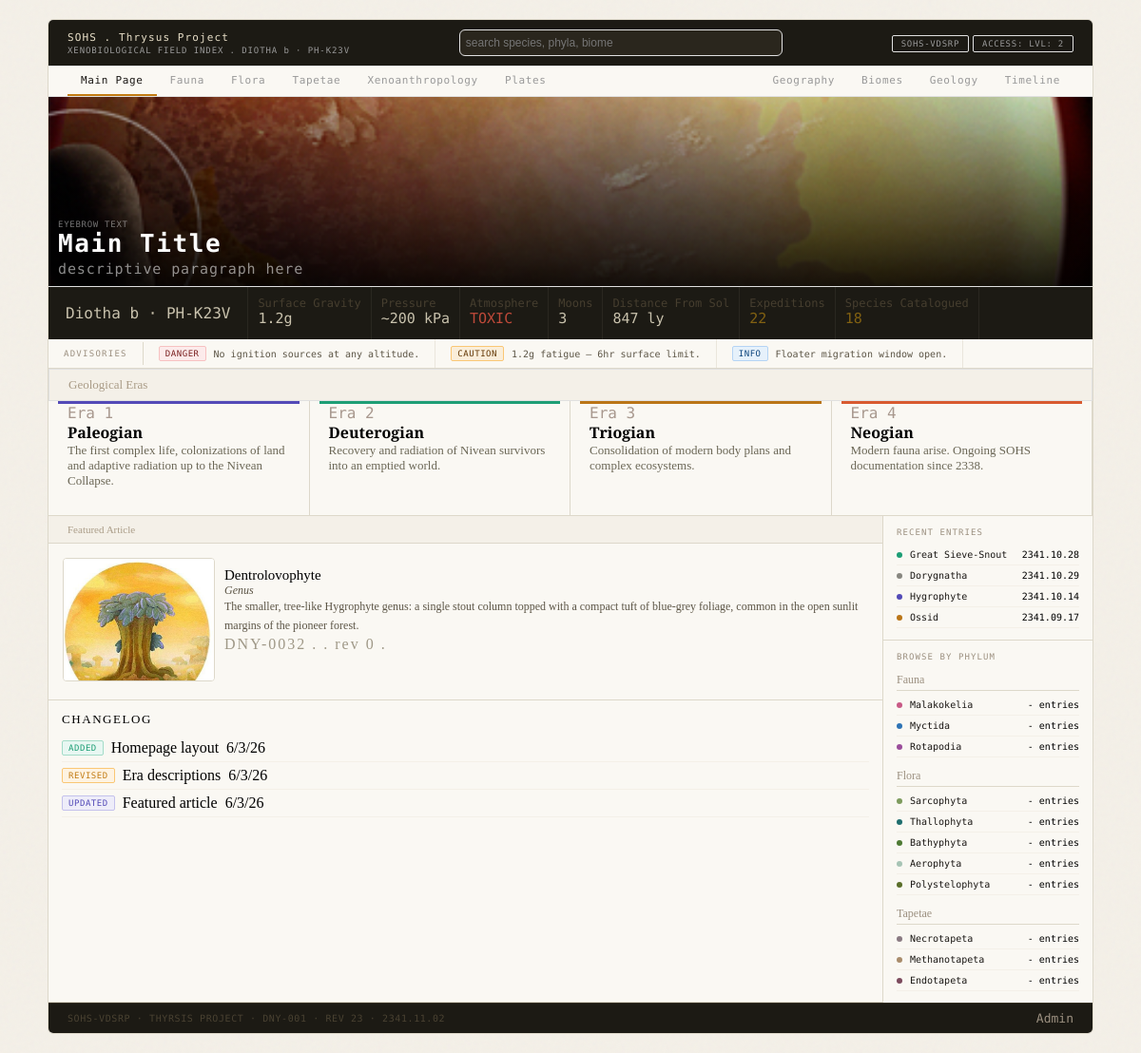
The page / on the database its author committed.
### tables this page shows
CREATE TABLE `geological_eras` (
  `id` int(11) NOT NULL AUTO_INCREMENT,
  `era_name` varchar(100) NOT NULL,
  `era_description` text DEFAULT NULL,
  `era_number` int(11) DEFAULT NULL,
  `colour_hex` varchar(7) DEFAULT NULL,
  PRIMARY KEY (`id`)
);

CREATE TABLE `taxa` (
  `id` int(11) NOT NULL AUTO_INCREMENT,
  `parent_taxon_id` int(11) DEFAULT NULL,
  `name` varchar(100) NOT NULL,
  `rank` varchar(55) DEFAULT NULL,
  `description` text DEFAULT NULL,
  `colour_hex` varchar(7) DEFAULT NULL,
  `body_plan` text DEFAULT NULL,
  `appearance` text DEFAULT NULL,
  `behaviour` text DEFAULT NULL,
  `habitat_and_distribution` text DEFAULT NULL,
  `evolutionary_history` text DEFAULT NULL,
  `status` enum('extant','extinct') DEFAULT 'extant',
  `first_described` date DEFAULT NULL,
  `lead` varchar(100) DEFAULT NULL,
  `last_edited` date DEFAULT NULL,
  `category` enum('fauna','flora','tapetae') DEFAULT 'fauna',
  `image` varchar(255) DEFAULT NULL,
  PRIMARY KEY (`id`),
  KEY `parent_taxon_id` (`parent_taxon_id`),
  CONSTRAINT `taxa_ibfk_1` FOREIGN KEY (`parent_taxon_id`) REFERENCES `taxa` (`id`)
);

### index.php (the view, shortened to what this page needs)
<?php
include 'header.php';
include 'db_config.php'; ?>
<div class="image-container">
    <img src="images/hero.png" alt="Image Desc">
    <div class="text-overlay">
        <p class="eyebrow">EYEBROW TEXT</p>
        <h1 class="big-tittle">Main Title</h1>
        <p class="description">descriptive paragraph here</p>
    </div>
</div>
<div class="quick-look">
    <div class="look-label">
        Diotha b · PH-K23V
    </div>
    <div class="quick-look-stat">
        <span class="stat-label">Surface Gravity</span>
        <span class="stat-value">1.2g</span>
    </div>
    <div class="quick-look-stat">
        <span class="stat-label">Pressure</span>
        <span class="stat-value">~200 kPa</span>
    </div>
    <div class="quick-look-stat">
        <span class="stat-label">Atmosphere</span>
        <span class="stat-value danger">TOXIC</span>
    </div>
    <div class="quick-look-stat">
        <span class="stat-label">Moons</span>
        <span class="stat-value">3</span>
    </div>
    <div class="quick-look-stat">
        <span class="stat-label">Distance From Sol</span>
        <span class="stat-value">847 ly</span>
    </div>
    <div class="quick-look-stat">
        <span class="stat-label">Expeditions</span>
        <span class="stat-value highlight">22</span>
    </div>
    <div class="quick-look-stat">
        <span class="stat-label">Species Catalogued</span>
        <span class="stat-value highlight">18</span>
    </div>
</div>
<div class="advisory-strip">
    <div class="advisory-strip-label">ADVISORIES</div>
    <div class="advisory-item">
        <div class="adv-badge adv-danger">DANGER</div>
        <span class="advisory-item-text">No ignition sources at any altitude.</span>
    </div>
    <div class="advisory-item">
        <div class="adv-badge adv-warn">CAUTION</div>
        <span class="advisory-item-text">1.2g fatigue — 6hr surface limit.</span>
    </div>
    <div class="advisory-item">
        <div class="adv-badge adv-info">INFO</div>
        <span class="advisory-item-text">Floater migration window open.</span>
    </div>
</div>
<div class="geographic-strip"> <span class="Geo-text"> Geological Eras</span> </div>
<div class="era-strip">
    <?php
    $query = "SELECT * FROM geological_eras ORDER BY era_number";
    $result = mysqli_query($db_connect, $query);
    while ($row = $result->fetch_assoc()) {
        echo "<div class='era-card'>";
        echo "<div class='era-bar' style='background-color: " . $row['colour_hex'] . ";'></div>";
        echo "<div class='era-number'>Era " . $row['era_number'] . "</div>";
        echo "<div class='era-name'>" . $row['era_name'] . "</div>";
        echo "<div class='era-description'>" . $row['era_description'] . "</div>";
        echo "</div>";
    }
    ?>
</div>
<div class="body">
    <?php
    $candidates = [];
    $sp = mysqli_query($db_connect, "SELECT * FROM species");
    while ($row = $sp->fetch_assoc()) {
        $candidates[] = [
            'link_type'           => 'species',
            'id'                  => $row['id'],
            'common_name'         => $row['common_name'],
            'scientific_name'     => $row['scientific_name'],
            'species_description' => $row['species_description'],
            'species_image'       => $row['species_image'],
            'lead'                => $row['lead'],
            'last_edited'         => $row['last_edited'],
            'crumb_start'         => (int)$row['taxon_id'],
        ];
    }
    $fl = mysqli_query($db_connect, "SELECT * FROM taxa WHERE category = 'flora' AND image IS NOT NULL AND image <> ''");
    while ($row = $fl->fetch_assoc()) {
        $candidates[] = [
            'link_type'           => 'taxon',
            'id'                  => $row['id'],
            'common_name'         => $row['name'],
            'scientific_name'     => ucfirst($row['rank']),
            'species_description' => $row['description'],
            'species_image'       => $row['image'],
            'lead'                => $row['lead'],
            'last_edited'         => $row['last_edited'],
            'crumb_start'         => (int)$row['parent_taxon_id'],
        ];
    }
    $feature = $candidates[array_rand($candidates)];
    ?>
    <div class="main">
        <span class="feature-title">Featured Article</span>
        <div class="feature-container">
            <a href="entry.php?type=<?php echo $feature['link_type']; ?>&id=<?php echo $feature['id']; ?>" class="feature-link">
            <div class="feature-img"> <img src="images/<?php echo $feature['species_image']; ?>" alt="Featured specimen"></div>
            <div class="feature-text"> <span class="common-name"><?php echo $feature['common_name']; ?> </span> <span class="sci-name"> <?php echo $feature['scientific_name']; ?> </span> <span class="featured-desc"> <?php echo $feature['species_description']; ?></span> <span class="entry-details">DNY-<?php echo str_pad($feature['id'], 4, "0", STR_PAD_LEFT); ?> .  . rev 0 . </span> </div>
            </a>
        </div>
        <div class="log">
            <div class="log-label">Changelog</div>
            <div class="log-row">
                <div class="log-badge log-added">ADDED</div>
                <span class="log-name">Homepage layout</span>
                <span class="log-date">6/3/26</span>
            </div>
            <div class="log-row">
                <div class="log-badge log-revised">REVISED</div>
                <span class="log-name">Era descriptions</span>
                <span class="log-date">6/3/26</span>
            </div>
            <div class="log-row">
                <div class="log-badge log-updated">UPDATED</div>
                <span class="log-name">Featured article</span>
                <span class="log-date">6/3/26</span>
            </div>
        </div>
    </div>
    <div class="sidebar">
        <div class="sidebar-block">
            <div class="sidebar-label">Recent Entries</div>
            <div class="sidebar-cat">
                <div class="sidebar-cat-dot" style="background: #1D9E75;"></div>
                <span class="sidebar-cat-name"> Great Sieve-Snout </span>
                <span class="sidebar-cat-count"> 2341.10.28 </span>
            </div>
            <div class="sidebar-cat">
                <div class="sidebar-cat-dot" style="background: #888780;"></div>
                <span class="sidebar-cat-name"> Dorygnatha </span>
                <span class="sidebar-cat-count"> 2341.10.29 </span>
            </div>
            <div class="sidebar-cat">
                <div class="sidebar-cat-dot" style="background: #534AB7;"></div>
                <span class="sidebar-cat-name"> Hygrophyte </span>
                <span class="sidebar-cat-count"> 2341.10.14 </span>
            </div>
            <div class="sidebar-cat">
                <div class="sidebar-cat-dot" style="background: #BA7517;"></div>
                <span class="sidebar-cat-name"> Ossid </span>
                <span class="sidebar-cat-count"> 2341.09.17 </span>
            </div>
        </div>
        <div class="sidebar-block">
            <div class="sidebar-label"> Browse By Phylum</div>
            <?php
            echo "<div class='sidebar-subhead'>Fauna</div>";
            $fauna_query = "SELECT * FROM taxa WHERE rank='phylum' AND category='fauna'";
            $fauna_result = mysqli_query($db_connect, $fauna_query);
            while ($row = $fauna_result->fetch_assoc()) {
                echo "<div class='sidebar-cat'>";
                echo "<div class='sidebar-cat-dot' style='background: " . $row['colour_hex'] . ";'></div>";
                echo "<a class='sidebar-cat-name' href='entry.php?id=" . $row['id'] . "'>" . $row['name'] . "</a>";
                echo "<span class='sidebar-cat-count'> - entries </span>";
                echo "</div>";
            }
            echo "<div class='sidebar-subhead'>Flora</div>";
            $flora_query = "SELECT * FROM taxa WHERE rank='phylum' AND category='flora'";
            $flora_result = mysqli_query($db_connect, $flora_query);
            while ($row = $flora_result->fetch_assoc()) {
                echo "<div class='sidebar-cat'>";
                echo "<div class='sidebar-cat-dot' style='background: " . $row['colour_hex'] . ";'></div>";
                echo "<a class='sidebar-cat-name' href='entry.php?id=" . $row['id'] . "'>" . $row['name'] . "</a>";
                echo "<span class='sidebar-cat-count'> - entries </span>";
                echo "</div>";
            }
            echo "<div class='sidebar-subhead'>Tapetae</div>";
            $tapetae_query = "SELECT * FROM taxa WHERE rank='phylum' AND category='tapetae'";
            $tapetae_result = mysqli_query($db_connect, $tapetae_query);
            while ($row = $tapetae_result->fetch_assoc()) {
                echo "<div class='sidebar-cat'>";
                echo "<div class='sidebar-cat-dot' style='background: " . $row['colour_hex'] . ";'></div>";
                echo "<a class='sidebar-cat-name' href='entry.php?id=" . $row['id'] . "'>" . $row['name'] . "</a>";
                echo "<span class='sidebar-cat-count'> - entries </span>";
                echo "</div>";
            }
            ?>
        </div>
    </div>
</div>
<?php include 'footer.php'; ?>

### rows shown on the page
geological_eras: era_number "1", era_name "Paleogian", era_description "The first complex life, colonizations of land and adaptive radiation up to the Nivean Collapse."
geological_eras: era_number "2", era_name "Deuterogian", era_description "Recovery and radiation of Nivean survivors into an emptied world."
geological_eras: era_number "3", era_name "Triogian", era_description "Consolidation of modern body plans and complex ecosystems."
geological_eras: era_number "4", era_name "Neogian", era_description "Modern fauna arise. Ongoing SOHS documentation since 2338."
taxa: image (picture), name "Dentrolovophyte", description "The smaller, tree-like Hygrophyte genus: a single stout column topped with a compact tuft of blue-grey foliage, common in the open sunlit margins of the pioneer forest.", id "0032"
taxa: name "Malakokelia"
taxa: name "Myctida"
taxa: name "Rotapodia"
taxa: name "Sarcophyta"
taxa: name "Thallophyta"
taxa: name "Bathyphyta"
taxa: name "Aerophyta"
taxa: name "Polystelophyta"
taxa: name "Necrotapeta"
taxa: name "Methanotapeta"
taxa: name "Endotapeta"
